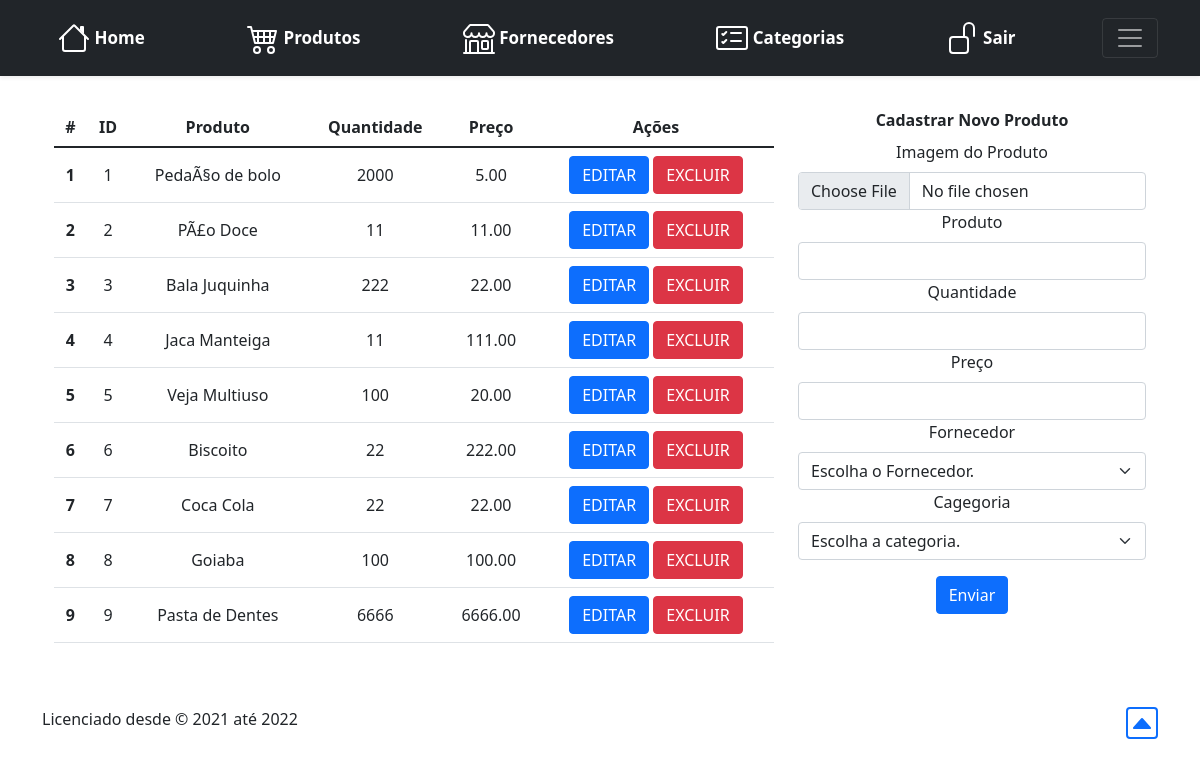
The app's page /produtos.php (signed in), older data.
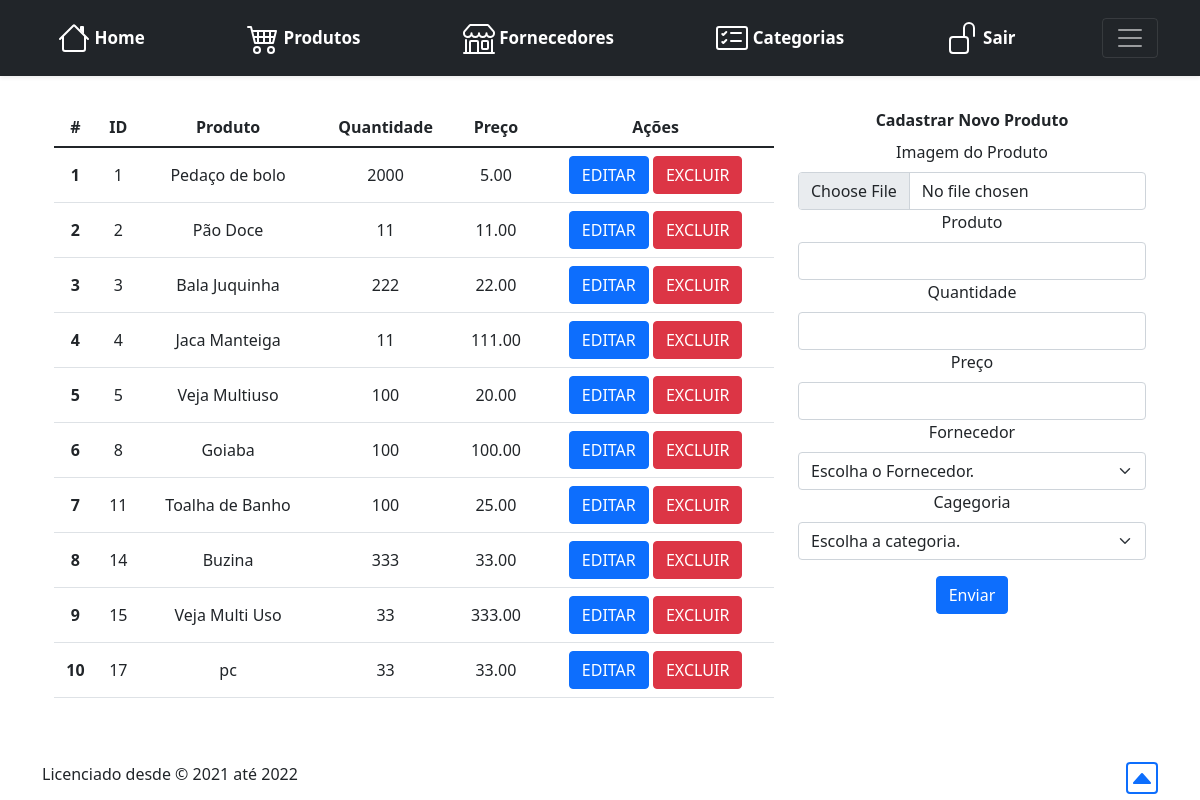
The same page, newer data.
### tables this page shows
CREATE TABLE `produtos` (
  `produtoID` int(11) NOT NULL AUTO_INCREMENT,
  `produtoNome` varchar(255) NOT NULL,
  `fornecedorID` int(11) NOT NULL,
  `categoriaID` int(11) NOT NULL,
  `quantidade` int(11) NOT NULL,
  `preco` decimal(10,2) NOT NULL,
  `produtoImagem` varchar(32) NOT NULL,
  PRIMARY KEY (`produtoID`),
  UNIQUE KEY `produtoNome` (`produtoNome`)
);

### produtos.php (the view, shortened to what this page needs)
<?php
include "assets/src/cfg.php";
$consultaProd = "SELECT * FROM produtos";
$resultListProd = mysqli_query($con,$consultaProd);
?>
<html lang="pt-BR">
  <head>
<link href="assets/dist/css/bootstrap.min.css" rel="stylesheet">
  </head>
  <body>
<?php include "header.php"; ?>
<main>
  <section class="py-5 text-center container">
<div class="container text-center" >
<div class="row">
<div class="col-sm-8">
    <table class="table text-center align-middle">
	  <thead>
		<tr>
		  <th scope="col">#</th>
      <th scope="col">ID</th>
		  <th scope="col">Produto</th>
		  <th scope="col">Quantidade</th>
		  <th scope="col">Preço</th>
		  <th scope="col">Ações</th>
		</tr>
	  </thead>
	  <tbody>
	  <?php	$i = 1; if(mysqli_num_rows($resultListProd)>0){
							foreach ($resultListProd as $rowListProd) {
				?>
		<tr>
		  <th scope="row"><?php echo $i++ ?></th>
      <td><?php echo $rowListProd['produtoID']; ?></td>
		  <td><?php echo $rowListProd['produtoNome']; ?></td>
		  <td><?php echo $rowListProd['quantidade']; ?></td>
		  <td><?php echo $rowListProd['preco']; ?></td>
		  <td>
        <button type="button" class="btn btn-primary" data-bs-toggle="modal" data-bs-target="#myModal-<?php echo $i ?>">
    EDITAR
  </button>
		  <button  class="btn btn-danger" onclick="excluir(<?php echo $rowListProd['produtoID']; ?>)">EXCLUIR
      </button>
    </td>
		</tr>
		<?php
                 }
				}
                ?>
	  </tbody>
	</table>
</div>
<div class="col-4">
<label class="form-label"><strong>Cadastrar Novo Produto</strong> </label>
<form method="post" action="<?php echo htmlspecialchars($_SERVER["PHP_SELF"]);?>" enctype="multipart/form-data">
	  <div class="mb-3">
    <label class="form-label">Imagem do Produto</label>
		<input type="file" class="form-control" name="produtoImagem" value="<?php echo $produtoNome;?>" >
		<label class="form-label">Produto</label>
		<input type="text" class="form-control" name="produtoNome">
		<label class="form-label">Quantidade</label>
		<input type="text" class="form-control" name="quantidade">
		<label  class="form-label">Preço</label>
		<input type="text" class="form-control" name="preco">
		<label class="form-label">Fornecedor</label>
    <select class="form-select" aria-label="Default" name="fornecedorID">
		<option selected>Escolha o Fornecedor.</option>
		</select>
		<label class="form-label">Cagegoria</label>
		<select class="form-select" aria-label="Default" name="categoriaID">
		<option selected>Escolha a categoria.</option>
		</select>
	  </div>
	  <button type="submit" class="btn btn-primary" >Enviar</button>
</form>
</div>
</div>
</div>
  </section>
</main>
<?php include "footer.php"; ?>
  </body>
</html>

Row changes from the older to the newer data that the page shows:
removed produtos: produtoID "6", produtoNome "Biscoito", quantidade "22", preco "222.00"
removed produtos: produtoID "7", produtoNome "Coca Cola", quantidade "22", preco "22.00"
removed produtos: produtoID "9", produtoNome "Pasta de Dentes", quantidade "6666", preco "6666.00"
changed produtos id 1: produtoNome "PedaÃ§o de bolo" → "Pedaço de bolo"
changed produtos id 2: produtoNome "PÃ£o Doce" → "Pão Doce"
added produtos: produtoID "11", produtoNome "Toalha de Banho", quantidade "100", preco "25.00"
added produtos: produtoID "14", produtoNome "Buzina", quantidade "333", preco "33.00"
added produtos: produtoID "15", produtoNome "Veja Multi Uso", quantidade "33", preco "333.00"
added produtos: produtoID "17", produtoNome "pc", quantidade "33", preco "33.00"
